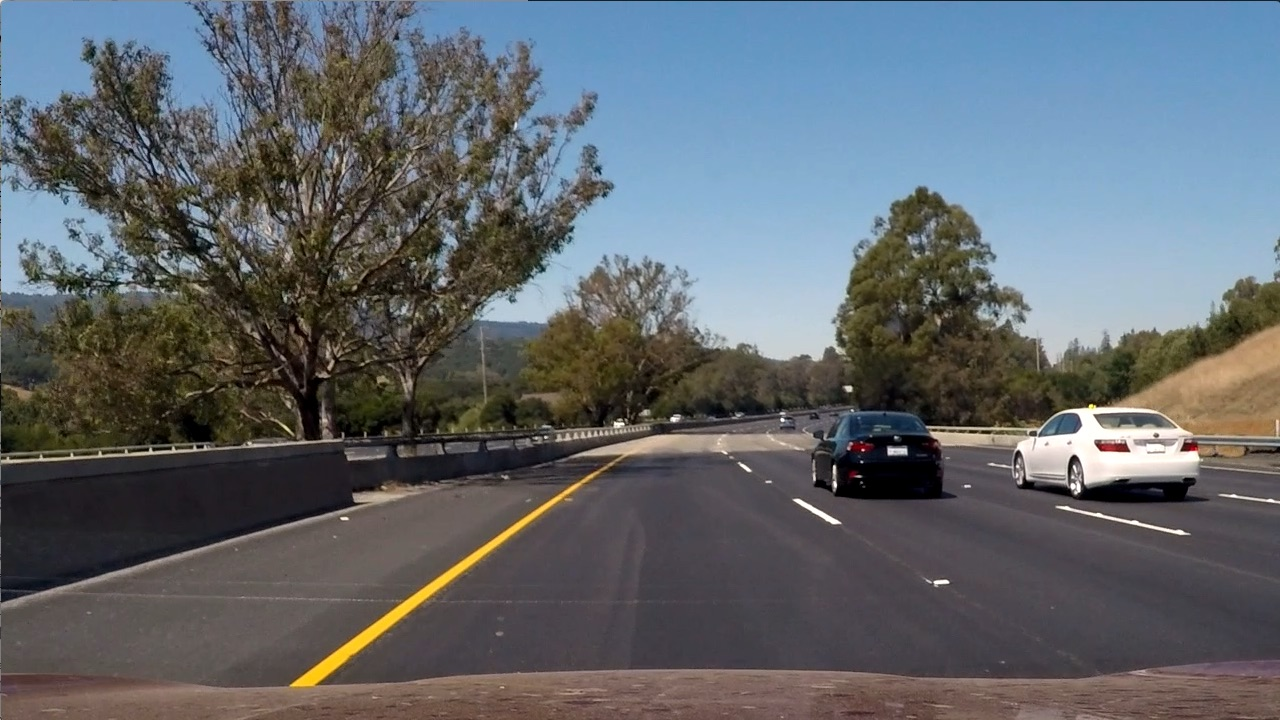
#> input picture test_images/test6.jpg, 1280 x 720 px
$ python Prsp_transform.py
#> lines starting #> are read from the running program, lines starting #| are printed output that depends on the picture; after the words box and inside, x2 and y2 are one past the last pixel; in counts of white or black regions, pixels touching at a corner belong together
import numpy as np
import cv2
import glob
import matplotlib.pyplot as plt
import pickle


def warper(img, src, dst):
    # Compute and apply perspective transform
    img_size = (img.shape[1], img.shape[0])
    M = cv2.getPerspectiveTransform(src, dst)
    # Minv = cv2.getPerspectiveTransform(dst, src)  # We're going back before the transformation later.
    warped = cv2.warpPerspective(img, M, img_size, flags=cv2.INTER_NEAREST)  # keep same size as input image

    return warped


if __name__ == "__main__":

    # Read in the saved camera matrix and distortion coefficients
    # These are the arrays you calculated using cv2.calibrateCamera()
    dist_pickle = pickle.load(open("camera_cal/wide_dist_pickle.p", "rb"))
#> (reads camera_cal/wide_dist_pickle.p from the repository)
    mtx = dist_pickle["mtx"]
    dist = dist_pickle["dist"]

    # Load image
    img = cv2.imread('test_images/test6.jpg')
#> img is the input picture: shape (720, 1280, 3); mean B, G, R 107.9, 102.6, 97
    img_size = (img.shape[1], img.shape[0])
#> img_size = (1280, 720)

    # Undistort image
    undist = cv2.undistort(img, mtx, dist, None, mtx)
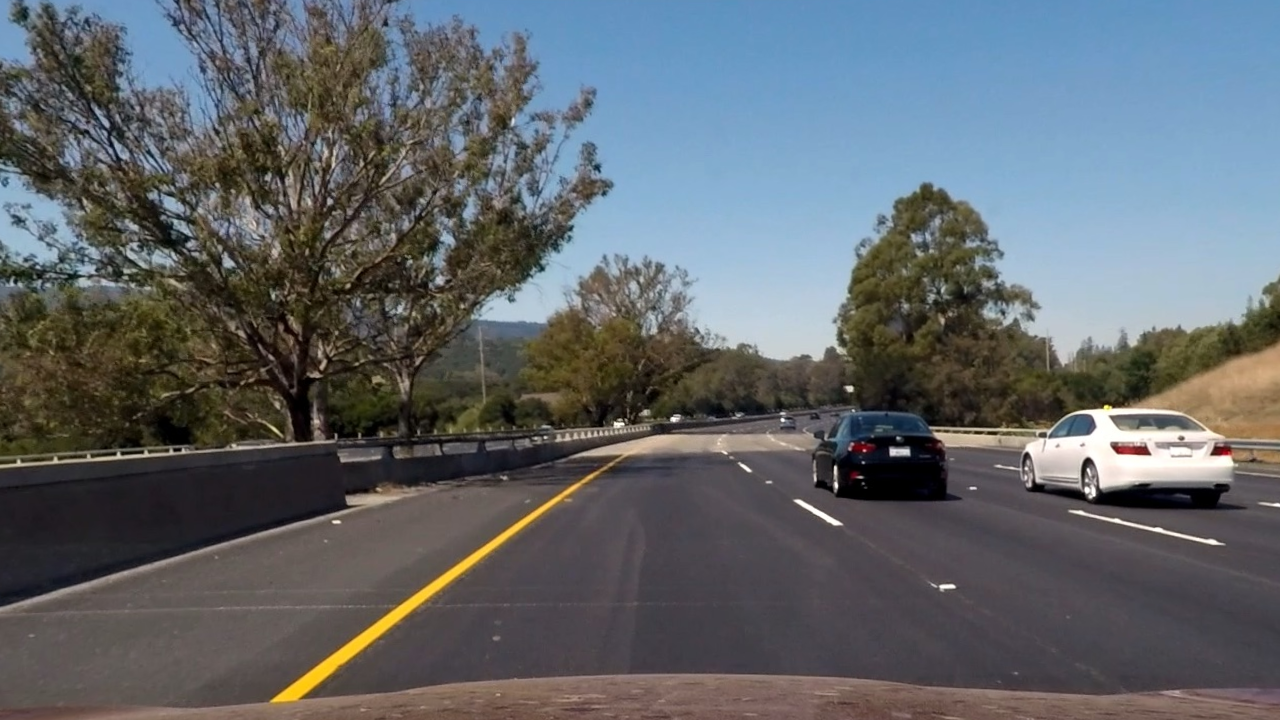
#> undist: shape (720, 1280, 3); mean B, G, R 106.1, 101.5, 96.4

    # Hard-coding 4 source points and 4 destination points
    src = np.float32(
            [[(img_size[0] / 2) - 55, img_size[1] / 2 + 100],
             [((img_size[0] / 6) - 10), img_size[1]],
             [(img_size[0] * 5 / 6) + 60, img_size[1]],
             [(img_size[0] / 2 + 55), img_size[1] / 2 + 100]])
    dst = np.float32(
            [[(img_size[0] / 4), 0],
             [(img_size[0] / 4), img_size[1]],
             [(img_size[0] * 3 / 4), img_size[1]],
             [(img_size[0] * 3 / 4), 0]])

    # Warp image
    warped = warper(undist, src, dst)
#> in warper, `warped = cv2.warpPerspective(img, M, img_size, flags=cv2.INTER_NEAREST)`:
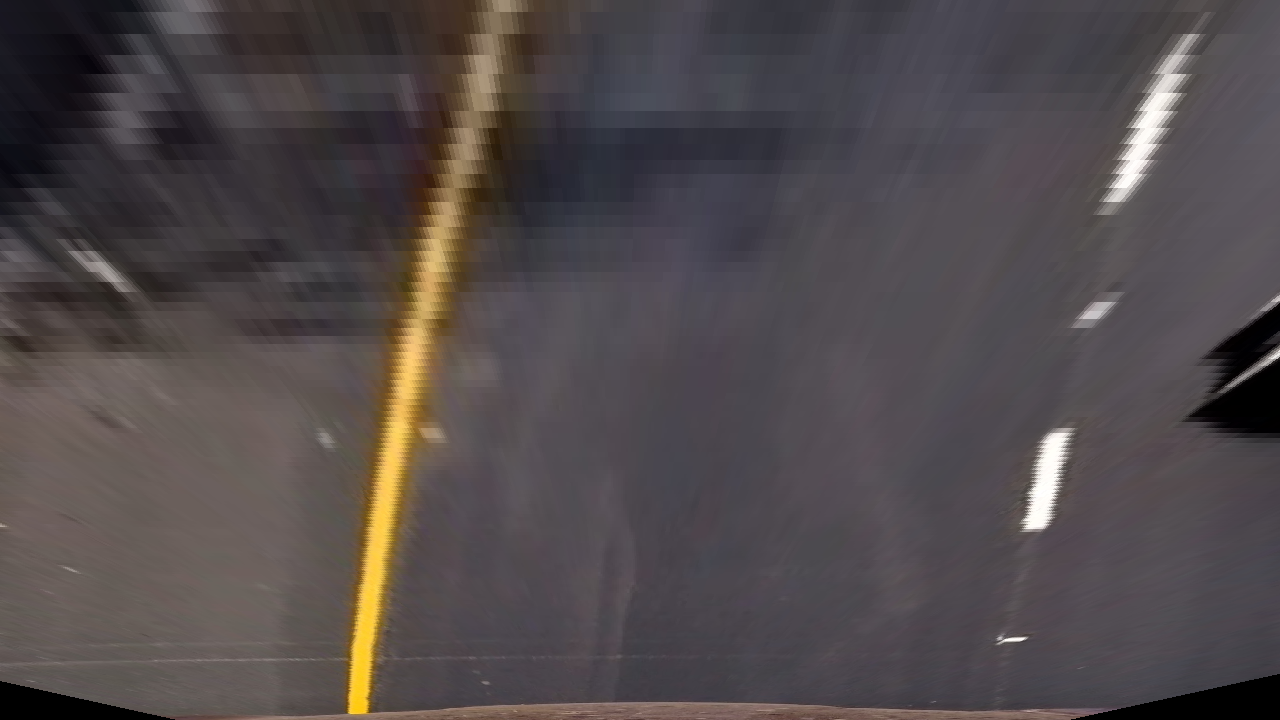
#> warped: shape (720, 1280, 3); mean B, G, R 75.4, 74.1, 81.1

    # This is for the visualization to check if two lines are parallel(It means transform is successful)
    cv2.polylines(img, np.int32([src]), True, (0, 0, 255), 2)
    cv2.polylines(warped, np.int32([dst]), True, (0, 0, 255), 2)
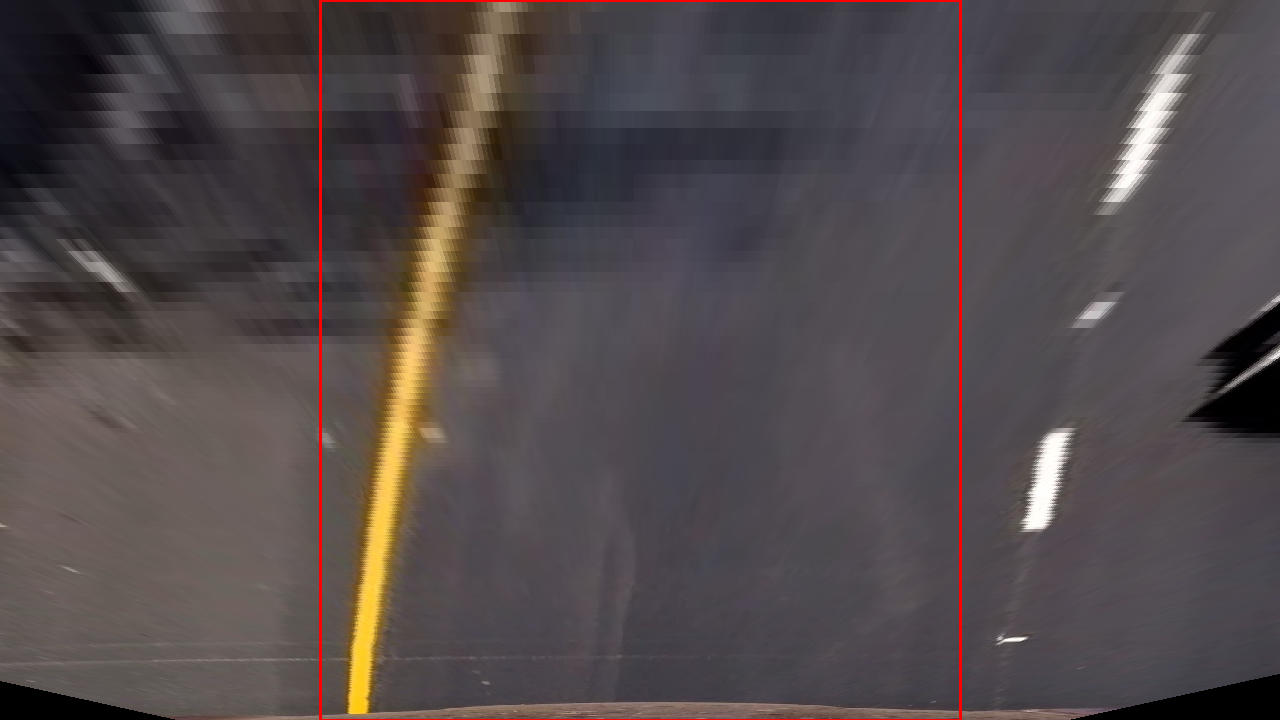
#> warped: shape (720, 1280, 3); 0.68% of pixels changed, all inside (x1, y1, x2, y2) = (319, 0, 962, 720)

    # Save a test image
    # cv2.imwrite('output_images/straight_lines1_BD.jpg', warped)

    # Visualize perspective transform
    # Convert BGR to RGB
    img = cv2.cvtColor(img, cv2.COLOR_BGR2RGB)
    warped = cv2.cvtColor(warped, cv2.COLOR_BGR2RGB)
    f, (ax1, ax2) = plt.subplots(1, 2, figsize=(20, 10))
    ax1.imshow(img)
    ax1.set_title('Undistorted Image', fontsize=20)
    ax2.imshow(warped)
    ax2.set_title('Warped Image', fontsize=20)
    plt.show()
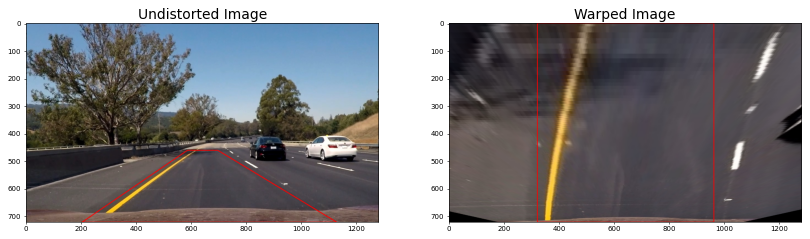
#> figure drawn by matplotlib, 2 panels
